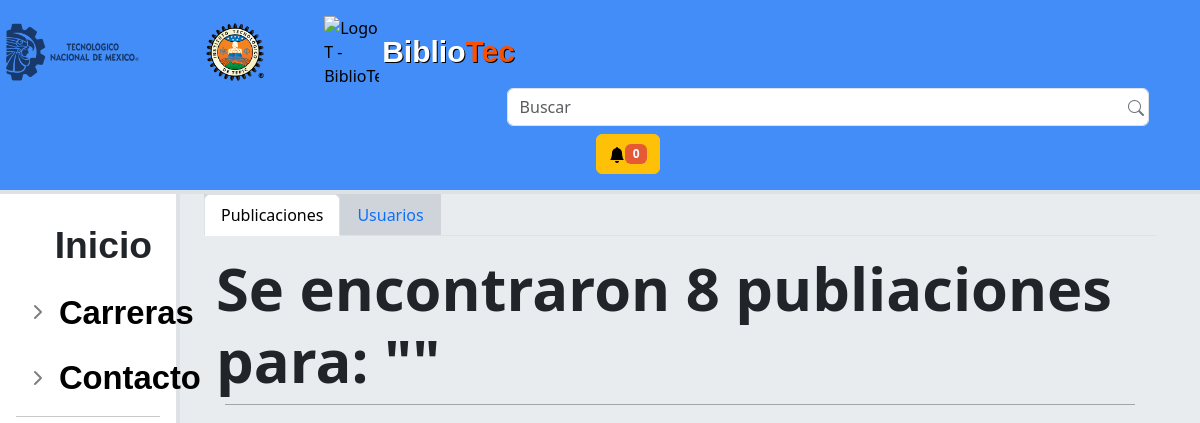
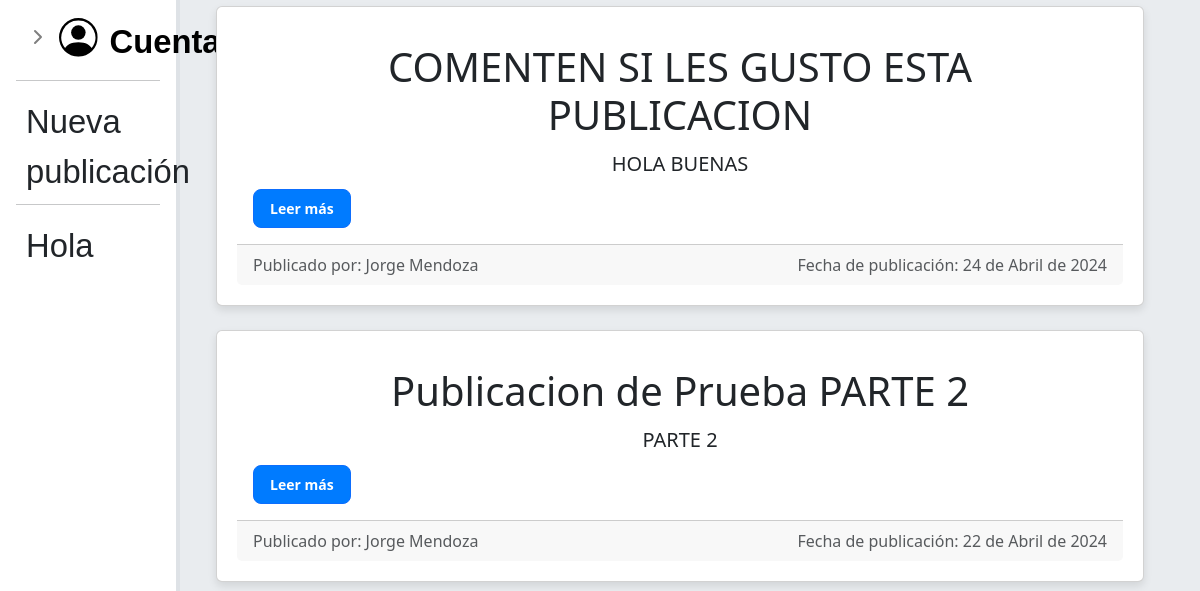
/administracion/general_search.php (signed in, upper part), run on an earlier commit of the app's database (2 pictures, top to bottom).
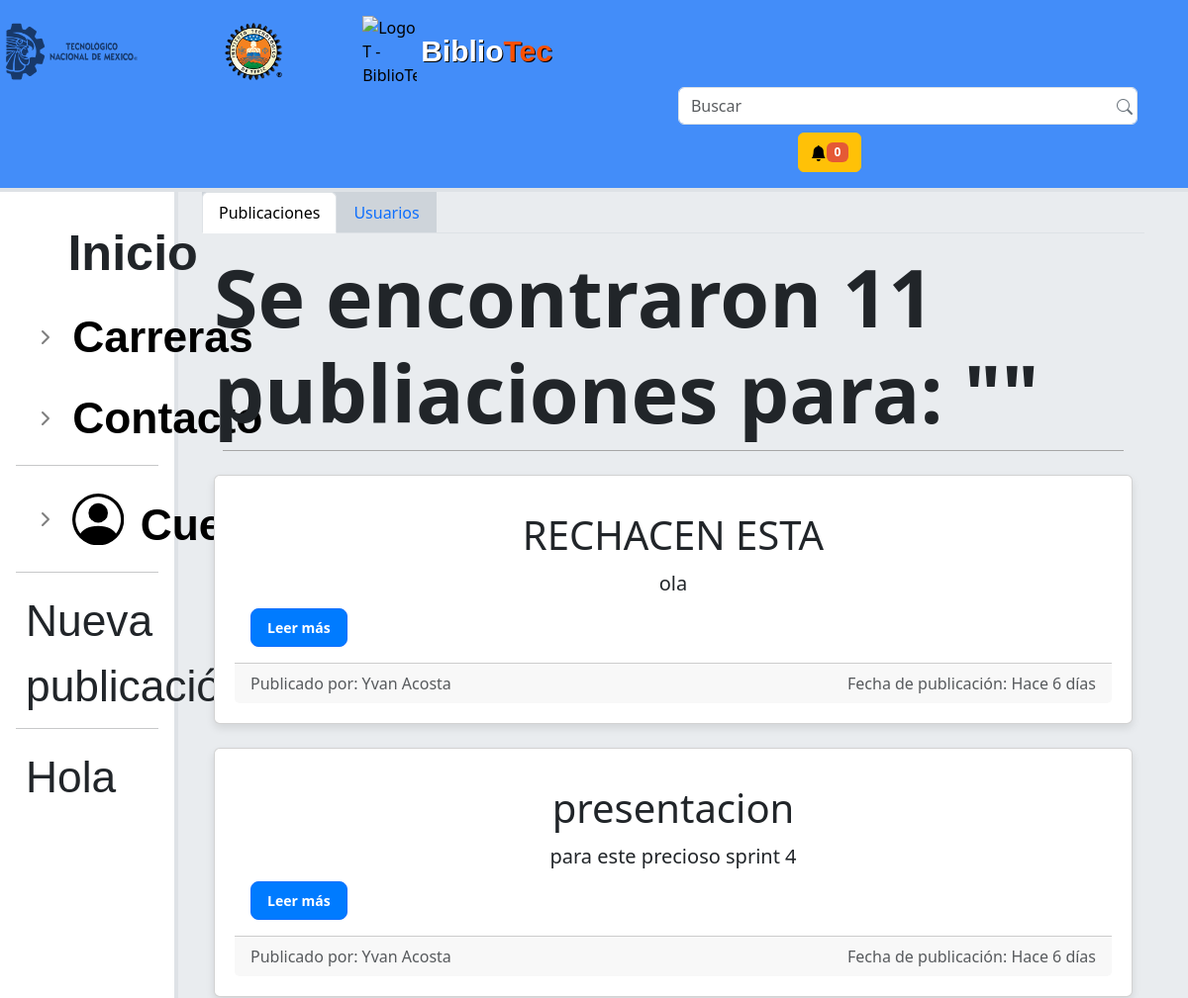
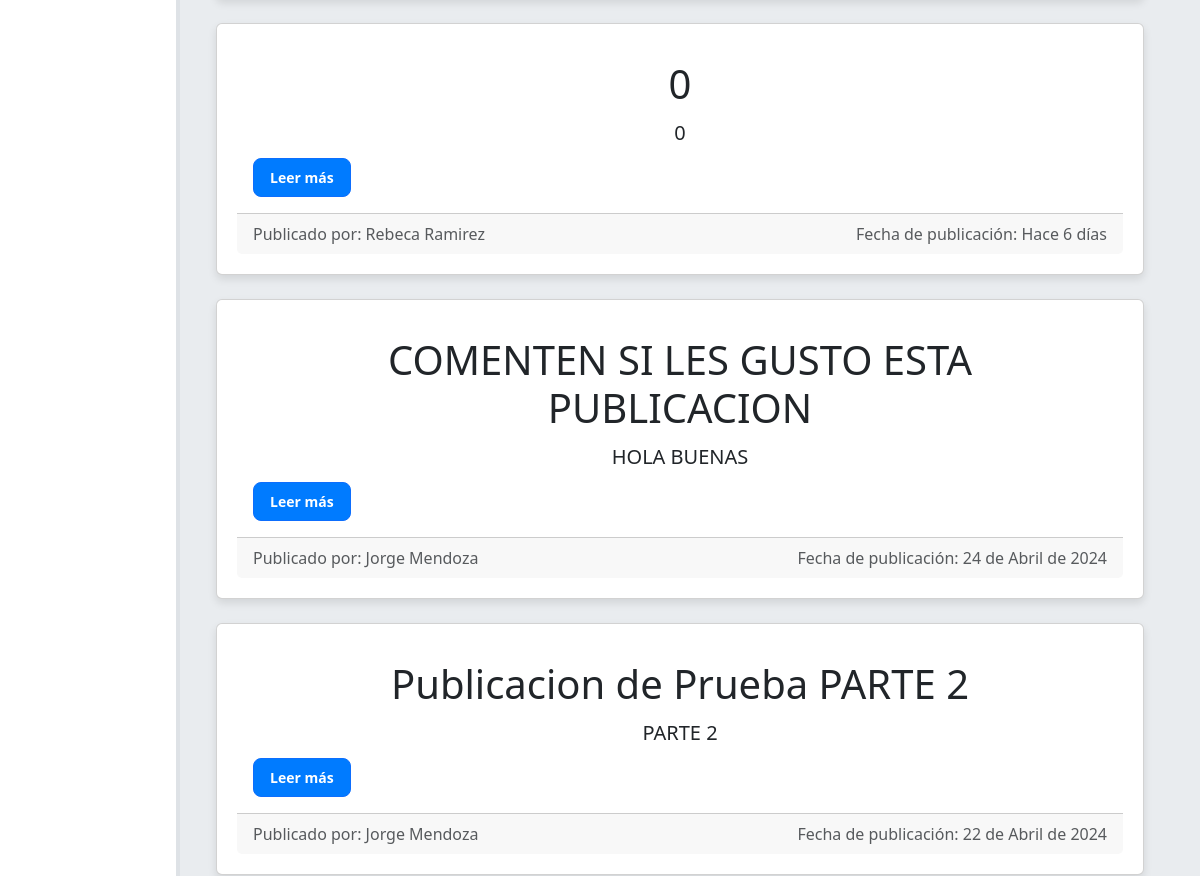
And on a later commit of the database (2 pictures, top to bottom).
### tables this page shows
CREATE TABLE IF NOT EXISTS `publicacion` (
  `idPub` int NOT NULL AUTO_INCREMENT,
  `id_Usuario` int NOT NULL,
  `titulo_Pub` varchar(50) NOT NULL,
  `fecha_Pub` date NOT NULL,
  `descrip_Pub` text NOT NULL,
  `calif_Pub` decimal(10,0) NOT NULL,
  `carrera_Pub` varchar(45) NOT NULL,
  `materia_Pub` varchar(60) NOT NULL,
  `tipo_pub` varchar(45) NOT NULL,
  `archivo_Pub` varchar(100) NOT NULL,
  `estado_Pub` tinyint(1) NOT NULL,
  PRIMARY KEY (`idPub`),
  KEY `fk_Publicacion_Usuario1_idx` (`id_Usuario`)
);

CREATE TABLE IF NOT EXISTS `usuario` (
  `idUsuario` int NOT NULL AUTO_INCREMENT,
  `nom_Us` varchar(50) NOT NULL,
  `apell_Us` varchar(50) NOT NULL,
  `carrera_Us` varchar(70) NOT NULL,
  `semestre_Us` varchar(50) NOT NULL,
  `correo_Us` varchar(100) NOT NULL,
  `contra_Us` varchar(60) NOT NULL,
  PRIMARY KEY (`idUsuario`),
  KEY `carrera_Us` (`carrera_Us`)
);

### php/functions.php (called while the page is built, shortened)
<?php
class functions
{
    public static function convertirFecha($fecha)
    {
        $fecha_timestamp = strtotime($fecha);
        $hoy = strtotime('today');
        $ayer = strtotime('yesterday');
        if ($fecha_timestamp >= $hoy) {
            return 'Hoy';
        }
        elseif ($fecha_timestamp >= $ayer) {
            return 'Ayer';
        }
        else {
            $diferencia = floor((time() - $fecha_timestamp) / (60 * 60 * 24));
            if ($diferencia <= 7) {
                return "Hace $diferencia días";
            } else {
                return self::fechaCompleta($fecha);
            }
        }
    }
    private static function fechaCompleta($fecha)
    {
        $fecha = new DateTime($fecha);
        $fecha = $fecha->format('d-m-Y');
        $dateArr = explode("-", $fecha);
        $dateArr[1] = self::mes($dateArr[1]);
        $fechaN = implode(" de ", $dateArr);
        return $fechaN;
    }
    private static function mes($month)
    {
        switch ($month) {
            case '03':
                return 'Marzo';
                break;
            case '04':
                return 'Abril';
                break;
        }
    }
    public static function conversionTexto($numResultados, $typeR)
    {
        if ($typeR == "P") {
            if ($numResultados == 0) {
                return "Publicaciones encontradas ";
            } elseif ($numResultados > 1) {
                return "Se encontraron $numResultados publiaciones ";
            } else {
                return "Se encontró $numResultados publiación ";
            }
        } else {
            if ($numResultados < 1) {
                return "Usuarios encontrados ";
            }
            elseif ($numResultados > 1) {
                return "Se encontraron $numResultados usuarios ";
            } else {
                return "Se encontró $numResultados usuario ";
            }
        }
    }
}

### administracion/general_search.php (the view, shortened to what this page needs)
<?php
include('../php/functions.php');
$link = include('../php/conexion.php');
$usuario =  $_SESSION['idU'];
$notisqueryCOUNT ="SELECT COUNT(*)  AS publicaciones_noleidas
                  FROM notificacion_usuario
                  WHERE idUsuario = '$usuario' AND estadoNoti = 1";
$registrosContarNotis = mysqli_query($link, $notisqueryCOUNT);
$contador_notificaciones = mysqli_fetch_assoc($registrosContarNotis);
$total_notificaciones = $contador_notificaciones['publicaciones_noleidas'];
if ($_SERVER["REQUEST_METHOD"] === "GET") {
    $searchTerm = $_GET["dataSearch"];
    $consultaPublicaciones = "SELECT p.*, u.nom_Us, u.apell_Us FROM publicacion p
     JOIN usuario u ON p.id_Usuario = u.idUsuario
     WHERE p.titulo_Pub LIKE '%$searchTerm%'
     OR CONCAT(u.nom_Us, ' ', u.apell_Us) LIKE '%$searchTerm%'
     OR p.idPub IN (
         SELECT idPub FROM tag_publicacion WHERE nombreTag LIKE '%$searchTerm%'
     )
     ORDER BY p.idPub DESC";
    $resultPublicaciones = mysqli_query($link, $consultaPublicaciones);
    $numResultadosPublicaciones = mysqli_num_rows($resultPublicaciones);
}
?>
<!DOCTYPE html>
<html lang="es">
<head>
    <link rel="stylesheet" href="../css/normalizar.css">
    <link rel="stylesheet" href="../css/estilos.css">
    <link rel="stylesheet" href="../css/hover-min.css">
    <link rel="stylesheet" href="../css/animate.css">
    <link rel="stylesheet" href="../css/sidebars.css">
    <link rel="stylesheet" href="https://cdnjs.cloudflare.com/ajax/libs/animate.css/4.1.1/animate.min.css" />
    <link href="https://cdn.jsdelivr.net/npm/bootstrap@5.3.3/dist/css/bootstrap.min.css" rel="stylesheet">
    <link rel="stylesheet" href="https://cdn.jsdelivr.net/npm/bootstrap-icons@1.11.3/font/bootstrap-icons.min.css">
</head>
<body class="bg-body-secondary">
<header class="bg-primary py-2 bg-opacity-75 border-bottom border-terciary border-4 d-flex flex-wrap align-items-center py-3 position-inherit">
    <div class="d-flex align-items-center">
      <img src="../images/icons/TecNM.png"  class="d-flex img-fluid" style="width: 145px; margin-right: 2.0vmax;">
      <img src="../images/icons/tec.png" class="d-flex img-fluid" style="width: 60px;  margin-right: 2.0vmax;">
      <a href="" class="logo d-flex align-items-center mb-3 mb-md-0 link-body-emphasis text-decoration-none">
        <img src="../images/icons/flamita.png" alt="Logo T - BiblioTec" class="img-fluid">
        <h4><b><span class="col-1">Biblio</span><span class="col-2">Tec</span></b></h4>
      </a>
    </div>
    <form action="general_search.php" method="GET" id="searchForm" class="d-flex search-field">
      <input id="searchInput" name="dataSearch" class="form-control me-2" type="search" autocomplete="off" required placeholder="Buscar" aria-label="Search">
      <button id="searchButton" type="button">
      <i class="bi bi-search search-icon"></i>
      </button>
    </form>
        <div class="d-flex mt-2">
                <button class="btn btn-warning"  id="notis"  data-bs-toggle="offcanvas" data-bs-target="#offcanvasRight" aria-controls="offcanvasRight">
                <i class="bi bi-bell-fill"></i><span class="badge text-bg-danger"><?php echo $total_notificaciones;?></span>
                  </button>
          </div>
  </header>
    <div class="container-fluid">
        <div class="row">
            <div class="flex-shrink-0 p-3 border-end border-terciary border-4 bg-body" style="width: 15%;">
                <ul class="list-unstyled" id="menu-lateral">
                    <li class="mb-2 mt-2">
                        <a class="nav-link align-items-center" href="../home.php" id="letrabar">Inicio</a>
                    </li>
                    <li class="mb-1">
                        <button class="btn btn-toggle d-inline-flex align-items-center rounded border-0 collapsed" id="letrabardos" data-bs-toggle="collapse" data-bs-target="#dashboard-collapse" aria-expanded="false" style="color: black; font-weight: bold;">
                            Carreras
                        </button>
                    </li>
                    <li class="mb-1">
                        <button class="btn btn-toggle d-inline-flex align-items-center rounded border-0 collapsed" id="letrabardos" data-bs-toggle="collapse" data-bs-target="#contacto-collapse" aria-expanded="false" style="color: black; font-weight: bold;">
                            Contacto
                        </button>
                    </li>
                    <hr class="my-2">
                    <li class="mb-1">
                        <button class="btn btn-toggle d-inline-flex align-items-center rounded border-0 collapsed" id="letrabardos" data-bs-toggle="collapse" data-bs-target="#cuenta-collapse" aria-expanded="false" style="color: black; font-weight: bold;">
                            <svg class="bi pe-none" width="1.3vmax" height="1.3vmax">
                                <use xlink:href="#people-circle" />
                            </svg>
                            <span style="margin-top:0.3vmax; margin-left: 0.4vmax;">Cuenta</span>
                        </button>
                    </li>
                    <hr class="my-2">
                    <li class="mb-1 mt-3">
                        <a class="nav-link align-items-center" name="fade" href="publicacion/publicar.php" id="letrabardos" style="margin-left:10px">Nueva publicación</a>
                    </li>
                    <hr class="my-2">
                    <li class="mb-1 mt-3">
                        <a class="nav-link align-items-center" href="#" id="letrabardos" style="margin-left:10px"><?php echo "Hola " . $_SESSION['nombre'] . " " . $_SESSION['apellido'] ?></a>
                    </li>
                </ul>
            </div>
            <main role="main" class="col-md-9 ml-sm-auto col-lg-10 px-4 main-content">
                <ul class="nav nav-tabs" id="myTab" role="tablist">
                    <li class="nav-item bg-dark-subtle" role="presentation">
                        <button class="nav-link active" id="publicaciones-tab" data-bs-toggle="tab" data-bs-target="#publicaciones" type="button" role="tab" aria-controls="publicaciones" aria-selected="true">Publicaciones</button>
                    </li>
                    <li class="nav-item bg-dark-subtle" role="presentation">
                        <button class="nav-link" id="usuarios-tab" data-bs-toggle="tab" data-bs-target="#usuarios" type="button" role="tab" aria-controls="usuarios" aria-selected="false">Usuarios</button>
                    </li>
                </ul>
                <div class="tab-content" id="myTabContent">
                    <div class="tab-pane fade show active" id="publicaciones" role="tabpanel" aria-labelledby="publicaciones-tab">
                        <div class="container mt-3">
                            <h2 style="user-select: none;font-size: 2vmax;"><b><?php echo functions::conversionTexto($numResultadosPublicaciones, "P") . "para: \"$searchTerm\"" ?></b></h2>
                            <div class="linea-delgada"></div>
                            <?php if (mysqli_num_rows($resultPublicaciones) > 0) : ?>
                                <?php while ($fila = mysqli_fetch_array($resultPublicaciones)) : ?>
                                    <div class="publicacion mt-4 card mb-4">
                                        <div class="card-body">
                                            <h3 class="card-title display-6"><b><?php echo $fila['titulo_Pub']; ?></b></h3>
                                            <p class="card-text lead"><?php echo $fila['descrip_Pub']; ?></p>
                                            <a name="fade" href="../publicacion/publicacion_detalle.php?id=<?php echo $fila['idPub']; ?>" class="btn btn-primary btn-sm"><b>Leer más</b></a>
                                        </div>
                                        <div class="card-footer d-flex text-muted justify-content-between align-items-end">
                                            <span class="card-text comment-date mb-0">Publicado por: <?php echo $fila['nom_Us'] . " " . $fila['apell_Us']; ?></span>
                                            <span class="card-text comment-date mb-0">Fecha de publicación: <?php echo functions::convertirFecha($fila['fecha_Pub']); ?></span>
                                        </div>
                                    </div>
                                <?php endwhile; ?>
                            <?php else : ?>
                                <div class="alert alert-warning" role="alert">
                                    No se encontraron publicaciones.
                                </div>
                            <?php endif; ?>
                        </div>
                    </div>
                </div>
            </main>
        </div>
    </div>
</body>
</html>

### css/normalizar.css (style rules this page uses)
html { line-height: 1.15; -webkit-text-size-adjust: 100%; }
body { margin: 0; }
main { display: block; }
hr { box-sizing: content-box; height: 0; overflow: visible; }
a { background-color: transparent; }
b, strong { font-weight: bolder; }
img { border-style: none; }
button, input, optgroup, select, textarea { font-family: inherit; font-size: 100%; line-height: 1.15; margin: 0; }
button, input { overflow: visible; }
button, select { text-transform: none; }
button, [type="button"], [type="reset"], [type="submit"] { -webkit-appearance: button; }
[type="search"] { -webkit-appearance: textfield; outline-offset: -2px; }

### css/estilos.css (style rules this page uses)
.logo { width: 55px; display: flex; align-items: center; }
.main-content { max-height: 83vh; overflow-y: auto; }
.logo h4 { font-family: 'Agrandir', sans-serif; font-size: 30px; margin: 0; color: white; text-shadow: 1px 1px 0 black; user-select: none; }
.logo h4 .col-1 { color: white; }
.logo h4 .col-2 { color: #FA5000 }
.logo img { width:100%; vertical-align: top; width: 55px; margin-right: 0.1vmax; }
.search-icon { position: relative; right: 50px; top: 50%; transform: translateY(-50%); color: #6c757d; }
#searchForm { display:flex; margin-left: 17vmax; align-items: center; inline-size: 29vmax; align-self: center; }
.linea-delgada { border-bottom: 1px solid #A6A6A6 ; margin: 1% ; }
#notis { margin-left: 20vmax; margin-right: 2vmax; }
#searchButton { background: none; border: none; cursor: pointer; margin-left: 15px; }
.publicacion { margin-bottom: 20px; border-radius: 12px; box-shadow: 0 4px 8px rgba(0, 0, 0, 0.1); background-color: #fff; padding: 20px; }
.publicacion h3 { text-align: center; margin-bottom: 10px; }
.publicacion p { text-align: center; margin-bottom: 10px; }
.publicacion a { display: inline-block; background-color: #007bff; color: #fff; padding: 8px 16px; border-radius: 8px; text-decoration: none; transition: all 0.3s ease; }
.form-control { border-bottom: 1px solid transparent; }

### css/sidebars.css (style rules this page uses)
.btn-toggle::before { width: 1.25em; line-height: 0; transition: transform .35s ease; transform-origin: .5em 50%; }
.bi { vertical-align: -.125em; fill: currentColor; }
#letrabar { font-family: 'Agrandir', sans-serif; font-size: 1.25vmax; margin-left: 1.3vmax; font-weight: 800; }
#letrabardos { font-family: 'Agrandir', sans-serif; font-size: 1.1vmax; margin-left: -7%; font-style:inherit; }

What changed in the data, as far as the page shows it:
added publicacion: titulo_Pub "RECHACEN ESTA", descrip_Pub "ola", id_Usuario.nom_Us "Yvan", id_Usuario.apell_Us "Acosta", fecha_Pub "Hace 6 días"
added publicacion: titulo_Pub "presentacion", descrip_Pub "para este precioso sprint 4", id_Usuario.nom_Us "Yvan", id_Usuario.apell_Us "Acosta", fecha_Pub "Hace 6 días"
added publicacion: titulo_Pub "0", descrip_Pub "0", id_Usuario.nom_Us "Rebeca", id_Usuario.apell_Us "Ramirez", fecha_Pub "Hace 6 días"
Also different on the page:
functions::conversionTexto($numResultadosPublicaciones, "P"): "Se encontraron 8 publiaciones" → "Se encontraron 11 publiaciones"
